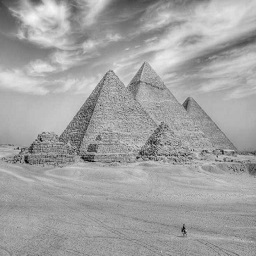
%> input picture pyramidsg.png, 256 x 256 px
$ octave main.m   (GNU Octave 9; MATLAB toolbox functions it lacks are replaced by stand-ins)
%> lines starting %> are read from the running program, lines starting %| are printed output that depends on the picture
### init_imgpre.m
function string_image = init_imgpre(image)

[m, n, ~] = size(image);
im = [];

if(size(size(image),2)>2)
   [m, n, mn] = size(image);
    for mn_0 = 1:mn
        flat = reshape(image(:,:,mn_0)',[1 m*n]);
        im = [im,flat];
    end
else
im = reshape(image(:,:)',[1 m*n]);

end

string_image = num2str(im);
string_image = string_image(~isspace(num2str(string_image)));

end

### init_sha.m
function H = init_sha(image)
%% constants
h0 = 0x6a09e667;
h1 = 0xbb67ae85;
h2 = 0x3c6ef372;
h3 = 0xa54ff53a;
h4 = 0x510e527f;
h5 = 0x9b05688c;
h6 = 0x1f83d9ab;
h7 = 0x5be0cd19;

H = [h0; h1; h2; h3; h4; h5; h6; h7];
H = de2bi(H,32,'left-msb');

const = [  0x428a2f98, 0x71374491, 0xb5c0fbcf, 0xe9b5dba5, 0x3956c25b, 0x59f111f1, 0x923f82a4, 0xab1c5ed5,
   0xd807aa98, 0x12835b01, 0x243185be, 0x550c7dc3, 0x72be5d74, 0x80deb1fe, 0x9bdc06a7, 0xc19bf174,
   0xe49b69c1, 0xefbe4786, 0x0fc19dc6, 0x240ca1cc, 0x2de92c6f, 0x4a7484aa, 0x5cb0a9dc, 0x76f988da,
   0x983e5152, 0xa831c66d, 0xb00327c8, 0xbf597fc7, 0xc6e00bf3, 0xd5a79147, 0x06ca6351, 0x14292967,
   0x27b70a85, 0x2e1b2138, 0x4d2c6dfc, 0x53380d13, 0x650a7354, 0x766a0abb, 0x81c2c92e, 0x92722c85,
   0xa2bfe8a1, 0xa81a664b, 0xc24b8b70, 0xc76c51a3, 0xd192e819, 0xd6990624, 0xf40e3585, 0x106aa070,
   0x19a4c116, 0x1e376c08, 0x2748774c, 0x34b0bcb5, 0x391c0cb3, 0x4ed8aa4a, 0x5b9cca4f, 0x682e6ff3,
   0x748f82ee, 0x78a5636f, 0x84c87814, 0x8cc70208, 0x90befffa, 0xa4506ceb, 0xbef9a3f7, 0xc67178f2
];
const = const';


%% Get string value of image
strtmp = init_imgpre(image);
%strtmp = image;

im_bin =  de2bi(double(strtmp),8,'left-msb');


sizeim = prod(size(im_bin));
tmp1 = floor(sizeim/512);
tmp2 = tmp1*512 + 448;
diff = tmp2 - sizeim;
if(diff == 0)
    diff = 512;
end
appendmat = zeros(1,diff);
appendmat(1) = 1;

%% append 1000....000 to the last make size mod 512 = 448
%apend size as 64 bit binary number
im_bin2 = [im_bin;reshape(appendmat,[diff/8,8]);reshape(de2bi(sizeim,64,'left-msb'),[8,8])'];

im_bin2 = im_bin2';
im_bin2 = reshape(im_bin2,[512,tmp1+1]);
im_bin2 = im_bin2';

waitb = waitbar(0,'please wait');

%% start updating
for ii=1:tmp1+1
    wb = tmp1+1;
    %for each chunk (512 bit)
    str=['running...',num2str(ii/wb*100),'%'];
    waitbar(ii/wb,waitb, str)
    chunk = im_bin2(ii,:);
    %get 1~16th word from chunk
    w = reshape(chunk,[32,16])';

    %calculate 17~60th word
    for wordappend = 17:64
        s0 = xor(circshift(w(wordappend-15,:),7),circshift(w(wordappend-15,:),18));
        t = circshift(w(wordappend-15,:),3);
        t(1:3) = [0 0 0];
        s0 = xor(s0,t);

        s1 = xor(circshift(w(wordappend-2,:),17),circshift(w(wordappend-2,:),19));
        t = circshift(w(wordappend-2,:),10);
        t(1:10) = [0 0 0 0 0 0 0 0 0 0];
        s1 = xor(s1,t);

        sw_1 = bin2dec(num2str(w(wordappend-16,:)));
        sw_2 = bin2dec(num2str(s0));
        sw_3 = bin2dec(num2str(w(wordappend-7,:)));
        sw_4 = bin2dec(num2str(s1));

       sw = sw_1 + sw_2 + sw_3 + sw_4;
       sw = mod(sw,2^32);
       sw = de2bi(sw,32,'left-msb');
        w = [w;sw];
    end


    a = H(1,:);
    b = H(2,:);
    c = H(3,:);
    d = H(4,:);
    e = H(5,:);
    f = H(6,:);
    g = H(7,:);
    h = H(8,:);

    %for each word
    for i = 1:64


        tmps1 = xor(circshift(a,2),circshift(a,13));
        tmps1 = xor(circshift(a,22),tmps1);

        tmps2 = xor((a & b),(a & c));
        tmps2 = xor((b & c),tmps2);


        tp_1 = bin2dec(num2str(tmps1));
        tp_2 = bin2dec(num2str(tmps2));

        fin2 =mod(tp_1+tp_2, 2^32);

        tmps3 = xor(circshift(e,6),circshift(e,25));
        tmps3 = xor(circshift(e,11),tmps3);

        tmps4 = xor((e & f),(~e & g));

        tp_3 = bin2dec(num2str(tmps3));
        tp_4 = bin2dec(num2str(tmps4));
        w_i =  bin2dec(num2str(w(i,:)));
        hh = bin2dec(num2str(h));

        fin1 = hh + tp_3 + tp_4 + double(const(i)) + w_i;
        fin1 = mod(fin1,2^32);

        %update a~h
        h = g;
        g = f;
        f = e;
           e_d = bin2dec(num2str(d));
           e = mod(e_d + fin1,2^32);
        e = de2bi(e,32,'left-msb');
        d = c;
        c = b;
        b = a;
           a = mod(fin2 + fin1,2^32);
        a = de2bi(a,32,'left-msb');


    end
    %update h0~h7
    all_hash = [a;b;c;d;e;f;g;h];
            hash_i = bin2dec(num2str(all_hash));
            hash_h = bin2dec(num2str(H));
            hash_res = hash_i + hash_h;
            H = de2bi(mod(hash_res,2^32),32,'left-msb');
end
close(waitb);
H = binaryVectorToHex(H);
end

### main.m
filename = 'pyramidsg.png';
tic
image = imread(filename);
%> image is the input picture: size 256x256x3 uint8; min 0, max 249, mean 161.5
[m, n, ~] = size(image);
%> m = 256; n = 256
 H = init_sha(image);
%> in init_sha, `im_bin2 = reshape(im_bin2,[512,tmp1+1]);`:
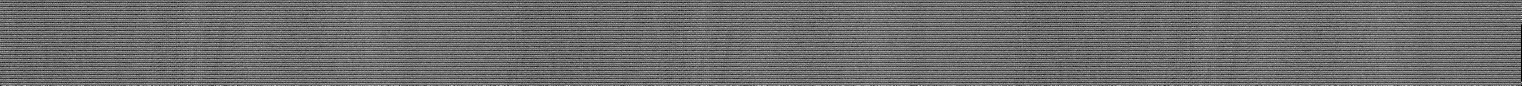
%> im_bin2: size 512x9127 double (shown at 1/6 size); values 0 (black) and 1 (white), 42.6% white in thin lines or dots
%> in init_sha, `im_bin2 = im_bin2';`:
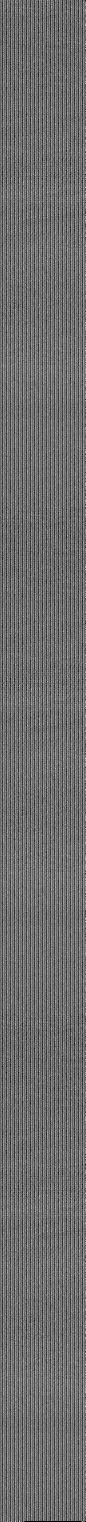
%> im_bin2: size 9127x512 double (shown at 1/6 size); values 0 (black) and 1 (white), 42.6% white in thin lines or dots
%> (the run ends here)
